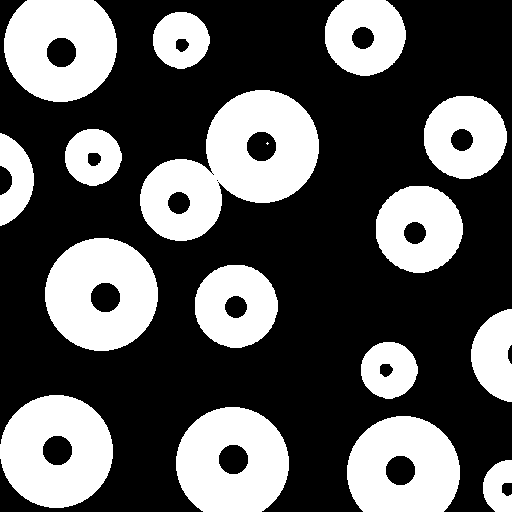
#> input picture original_image/Fig0916(a)(region-filling-reflections).tif, 512 x 512 px
$ python '形态学填补孔洞.py'
#> lines starting #> are read from the running program, lines starting #| are printed output that depends on the picture; after the words box and inside, x2 and y2 are one past the last pixel; in counts of white or black regions, pixels touching at a corner belong together
#> further down, raw_image_pil is the input picture: PIL image 512x512 L; 35.3% white; 17 white regions (1 under 20 px), largest, box (x1, y1, x2, y2) and area: (140, 90, 319, 241) 14240, (45, 238, 158, 351) 9332, (0, 395, 113, 508) 9332
import numpy as np
import matplotlib.pyplot as plt
import os
from scipy import ndimage
from PIL import Image

MANUAL_INVERT = False


def fill_all_holes_robust(binary_image):
    background_mask = ~binary_image

    labels, num_features = ndimage.label(background_mask)
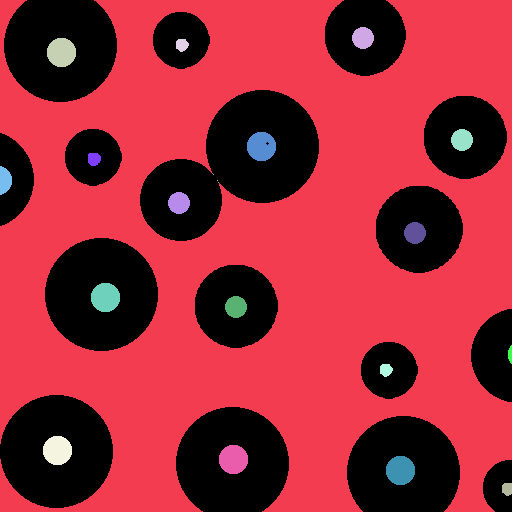
#> labels: shape (512, 512) int32; 23 distinct labels, from 0 to 22; one colour per label, 0 black
#> num_features = 22

    if num_features == 0:
        return binary_image

    sizes = np.bincount(labels.ravel())
#> sizes = 23 values, max 162805 at index 1, min 1 at index 9, mean 11397.6

    main_background_label = np.argmax(sizes[1:]) + 1
#> main_background_label = 1

    holes_mask = (labels != 0) & (labels != main_background_label)
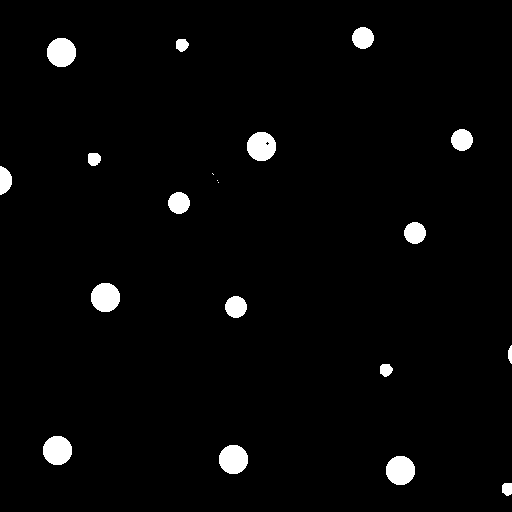
#> holes_mask: shape (512, 512) bool; 2.6% white; 20 white regions (3 under 20 px), largest, box (x1, y1, x2, y2) and area: (47, 38, 76, 67) 673, (91, 283, 120, 312) 673, (43, 436, 72, 465) 673

    return binary_image | holes_mask
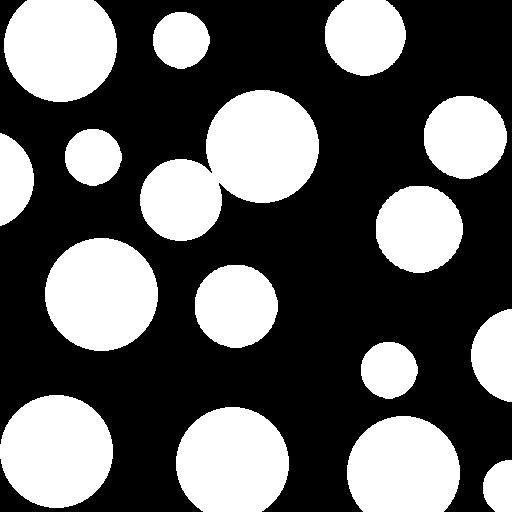
#> returned value: shape (512, 512) bool; 37.9% white; 16 white regions, largest, box (x1, y1, x2, y2) and area: (140, 90, 319, 241) 15293, (45, 238, 158, 351) 10005, (0, 395, 113, 508) 10005


if __name__ == "__main__":
    input_dir = "original_image"
    output_dir = "output_image"
    os.makedirs(output_dir, exist_ok=True)

    image_filename = "Fig0916(a)(region-filling-reflections).tif"
    image_path = os.path.join(input_dir, image_filename)

    if not os.path.exists(image_path):
        print(f"Error: {image_path} not found.")
        exit()

    raw_image_pil = Image.open(image_path).convert('L')
    raw_image = np.array(raw_image_pil)

    binary_image = raw_image > 128

    if MANUAL_INVERT:
        binary_image = ~binary_image

    filled_image = fill_all_holes_robust(binary_image)

    plt.rcParams['font.family'] = 'sans-serif'
    fig, axes = plt.subplots(1, 2, figsize=(10, 5))
    fig.suptitle(f'Morphological Hole Filling (Fig 9.18) - {image_filename}', fontsize=14)

    axes[0].imshow(binary_image.astype(np.uint8) * 255, cmap='gray', vmin=0, vmax=255)
    axes[0].set_title('a) Original Image')
    axes[0].axis('off')

    axes[1].imshow(filled_image.astype(np.uint8) * 255, cmap='gray', vmin=0, vmax=255)
    axes[1].set_title('b) Hole Filling Result')
    axes[1].axis('off')

    plt.tight_layout()

    save_path = os.path.join(output_dir, f"{os.path.splitext(image_filename)[0]}_hole_filling_final.png")
    plt.savefig(save_path, bbox_inches='tight')
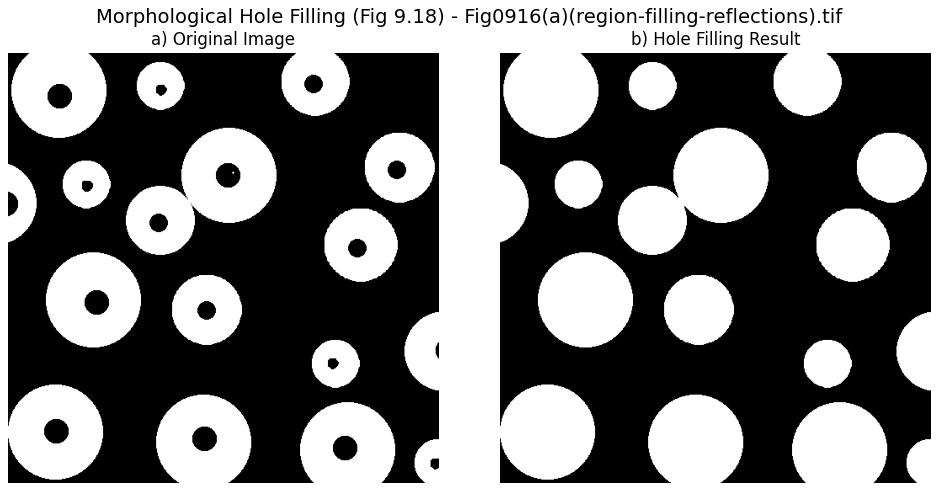
#> figure drawn by matplotlib, 2 panels
    plt.close()

    print(f"Processing complete. Result saved to: {save_path}")
